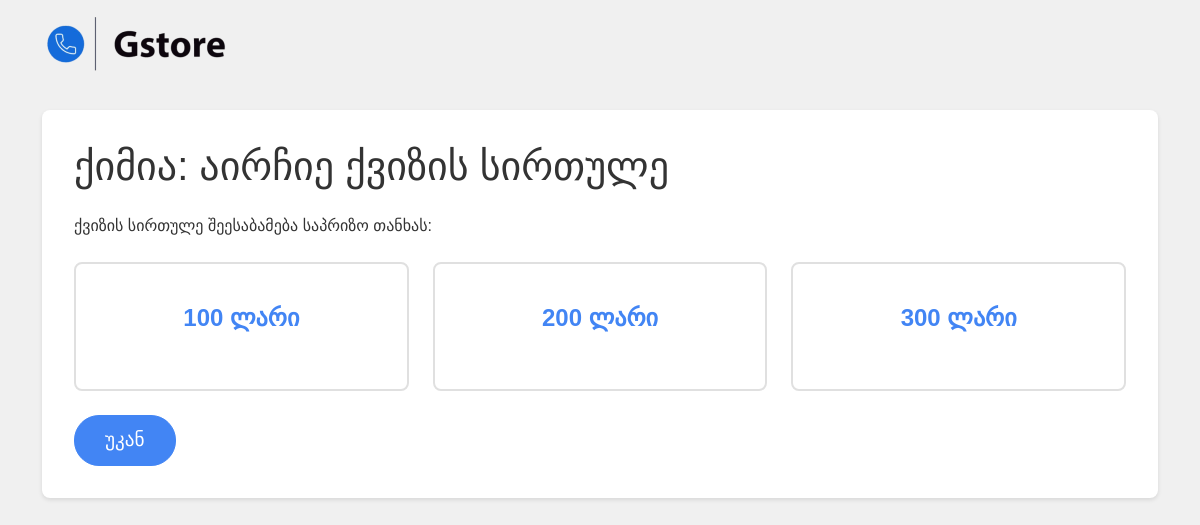
Before: /9d18677d-ea9e-456e-b7d2-946a0da52abb/quizlevel/2/ with the older database file.
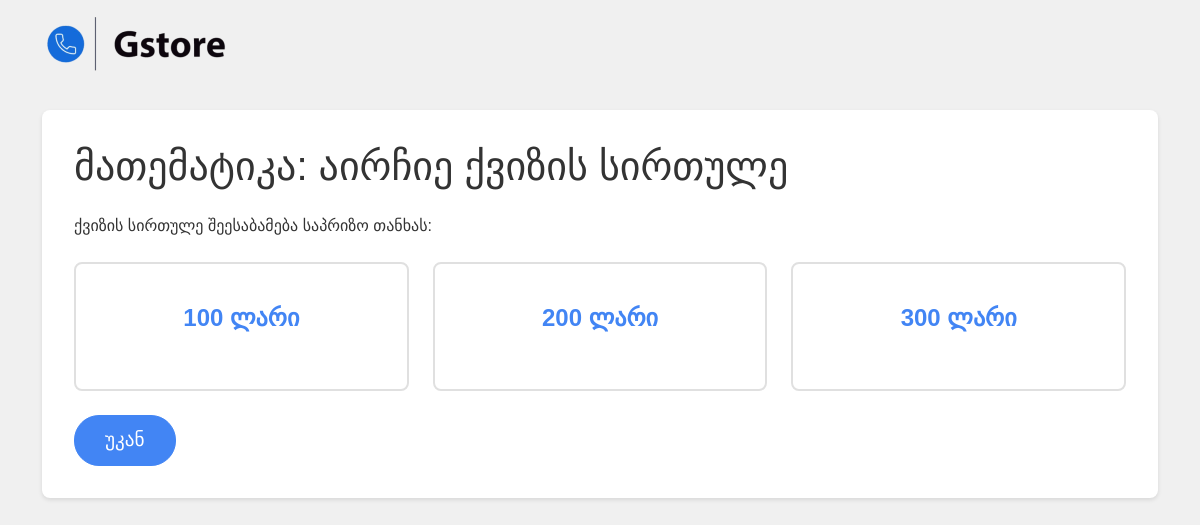
After: the same page with the newer database file.
### app.py (models this page shows)
class Subject(db.Model):
    id = db.Column(db.Integer, primary_key=True)
    name = db.Column(db.String(100), nullable=False)
    icon = db.Column(db.String(50), nullable=False)
    questions = db.relationship('Question', backref='subject', lazy=True, cascade="all, delete-orphan")

### app.py (the view)
@app.route('/9d18677d-ea9e-456e-b7d2-946a0da52abb/quizlevel/<int:subject_id>/')
def quiz_level(subject_id):
    subject = Subject.query.get_or_404(subject_id)
    return render_template('quizlevel.html', subject=subject)

### templates/quizlevel.html (shortened to what this page needs)
<!DOCTYPE html>
<html lang="en">
<head>
    <link href="https://cdn.jsdelivr.net/npm/bootstrap@5.1.3/dist/css/bootstrap.min.css" rel="stylesheet">
    <link href="{{ url_for('static', filename='gstore-quiz-styles.css') }}" rel="stylesheet">
</head>
<body>
<nav class="navbar navbar-expand-lg navbar-dark">
    <div class="container">
        <a class="navbar-brand d-flex align-items-center">
            <img src="{{ url_for('static', filename='1111-1.png') }}" alt="Gstore Quiz Logo"
                 class="d-inline-block align-top me-2 logo">
        </a>
    </div>
</nav>
<div class="container mt-4">
    <div class="main-content">
        <h1 class="mb-4">{{ subject.name }}: აირჩიე ქვიზის სირთულე</h1>
        <p class="mb-4">ქვიზის სირთულე შეესაბამება საპრიზო თანხას:</p>
        <div class="row">
            {% if subject.name == 'სახალისო' %}
            <div class="col-md-4 mb-4">
                <a href="{{ url_for('quiz', subject_id=subject.id, difficulty='easy') }}" class="text-decoration-none">
                    <div class="card difficulty-card">
                        <div class="card-body text-center">
                            <h2 class="difficulty-title">100 ლარი</h2>
                        </div>
                    </div>
                </a>
            </div>
            {% else %}
            <div class="col-md-4 mb-4">
                <a href="{{ url_for('quiz', subject_id=subject.id, difficulty='easy') }}" class="text-decoration-none">
                    <div class="card difficulty-card">
                        <div class="card-body text-center">
                            <h2 class="difficulty-title">100 ლარი</h2>
                        </div>
                    </div>
                </a>
            </div>
            <div class="col-md-4 mb-4">
                <a href="{{ url_for('quiz', subject_id=subject.id, difficulty='medium') }}"
                   class="text-decoration-none">
                    <div class="card difficulty-card">
                        <div class="card-body text-center">
                            <h2 class="difficulty-title">200 ლარი</h2>
                        </div>
                    </div>
                </a>
            </div>
            <div class="col-md-4 mb-4">
                <a href="{{ url_for('quiz', subject_id=subject.id, difficulty='hard') }}" class="text-decoration-none">
                    <div class="card difficulty-card">
                        <div class="card-body text-center">
                            <h2 class="difficulty-title">300 ლარი</h2>
                        </div>
                    </div>
                </a>
            </div>
            {% endif %}
        </div>
        <a href="{{ url_for('home') }}" class="btn btn-primary">უკან</a>
    </div>
</div>
</body>
</html>

### static/gstore-quiz-styles.css (style rules this page uses)
body { font-family: Arial, sans-serif; background-color: #f0f0f0; color: #333; }
.navbar { background-color: #f0f0f0; color: white; }
.navbar-brand { font-weight: bold; font-size: 24px; }
.btn-primary { background-color: #4285f4; border-color: #4285f4; }
.main-content { background-color: white; padding: 2rem; border-radius: 8px; box-shadow: 0 2px 4px rgba(0,0,0,0.1); }
.difficulty-card { border: 2px solid #e0e0e0; border-radius: 8px; padding: 1.5rem; text-align: center; cursor: pointer; transition: all 0.3s ease; height: 100%; }
.difficulty-title { font-size: 1.5rem; font-weight: bold; margin-bottom: 1rem; color: #4285f4; }
.btn-primary { padding: 10px 30px; font-size: 1.2rem; border-radius: 25px; }

Changed rows visible on the page:
changed Subject: name "ქიმია" → "მათემატიკა"
